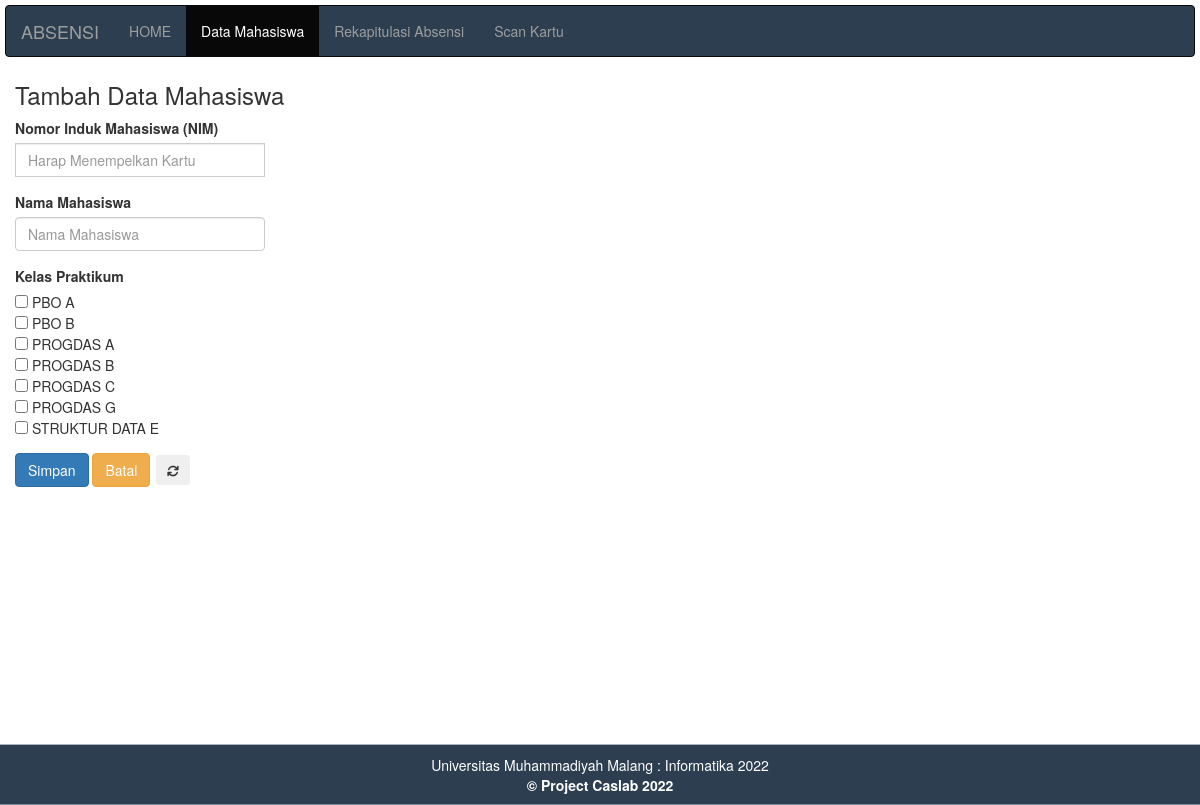
The app's page /tambah.php with its own data.
### tables this page shows
CREATE TABLE `kelas` (
  `id_kelas` int(2) NOT NULL,
  `kelas_praktikum` varchar(30) NOT NULL,
  `hari` varchar(20) NOT NULL,
  `jam` time NOT NULL
);

### tambah.php (the view, shortened to what this page needs)
<!DOCTYPE html>
<html>
    <head>
        <?php include "header.php"; ?>
        <link rel="stylesheet" type="text/css" href="style.css">
        <link rel="stylesheet" type="text/css" href="./fontawesome-free-6.4.0-web/css/all.min.css">
        <link rel="stylesheet" type="text/css" href="./css/all.min.css">
    </head>
    <body>
    <?php include "menu.php"; ?>
    <?php include "koneksi.php";
     $cari = mysqli_query($konek, "SELECT * FROM `tmprfiddaftar`");
     $hasil = mysqli_fetch_array($cari);
     ?>
     <form id="form-mahasiswa" method="POST">
        <div class="container-fluid">
        <h3>Tambah Data Mahasiswa</h3>
       <div class="form-group">
            <label>Nomor Induk Mahasiswa (NIM)</label>
            <?php
                if (empty($hasil['nokartu'])) {
                    echo '<div class="input-group">
                            <input type="text" name="nokartu" id="nokartu" placeholder="Harap Menempelkan Kartu" class="form-control" style="width: 250px" required>
                        </div>';
                } else {
                    echo '<div class="input-group">
                            <input type="text" name="nokartu" id="nokartu" placeholder="Ubah No. Kartu sesuai NIM" class="form-control" style="width: 250px" required value="' . $hasil['nokartu'] . '">
                        </div>';
                }
            ?>
        </div>
            <div class="form-group">
                <label>Nama Mahasiswa</label>
                <input type="text" name="nama" id="nama" placeholder="Nama Mahasiswa" class="form-control" style="width: 250px" required>
            </div>
            <div class="form-group">
            <label for="id_kelas">Kelas Praktikum</label><br>
            <?php
            $tambah_kelas = mysqli_query($konek, "SELECT * FROM kelas");
            while($data = mysqli_fetch_array($tambah_kelas)){
                echo "<div><input type='checkbox' name='id_kelas[]' value='$data[id_kelas]'>&nbsp;$data[kelas_praktikum]</div>";
            }
            ?>
            </div>
            <button class="btn btn-primary" type="submit" name="btnSimpan">Simpan</button>
            <button class="btn btn-warning" name="batal" onclick="location.href='datamahasiswa.php'">Batal</button>
            <button id="refresh-button" class="btn btn-secondary btn-sm" style="margin-left: 2px">
                <i class="fa-solid fa-arrows-rotate"></i>
            </button>
        </div>
</form>
    <?php include "footer.php"; ?>
    </body>
</html>

### style.css (style rules this page uses)
body { min-height: 100vh; }
body { margin: 0px; }

### records on screen
kelas: kelas_praktikum "PBO A"
kelas: kelas_praktikum "PBO B"
kelas: kelas_praktikum "PROGDAS A"
kelas: kelas_praktikum "PROGDAS B"
kelas: kelas_praktikum "PROGDAS C"
kelas: kelas_praktikum "PROGDAS G"
kelas: kelas_praktikum "STRUKTUR DATA E"
